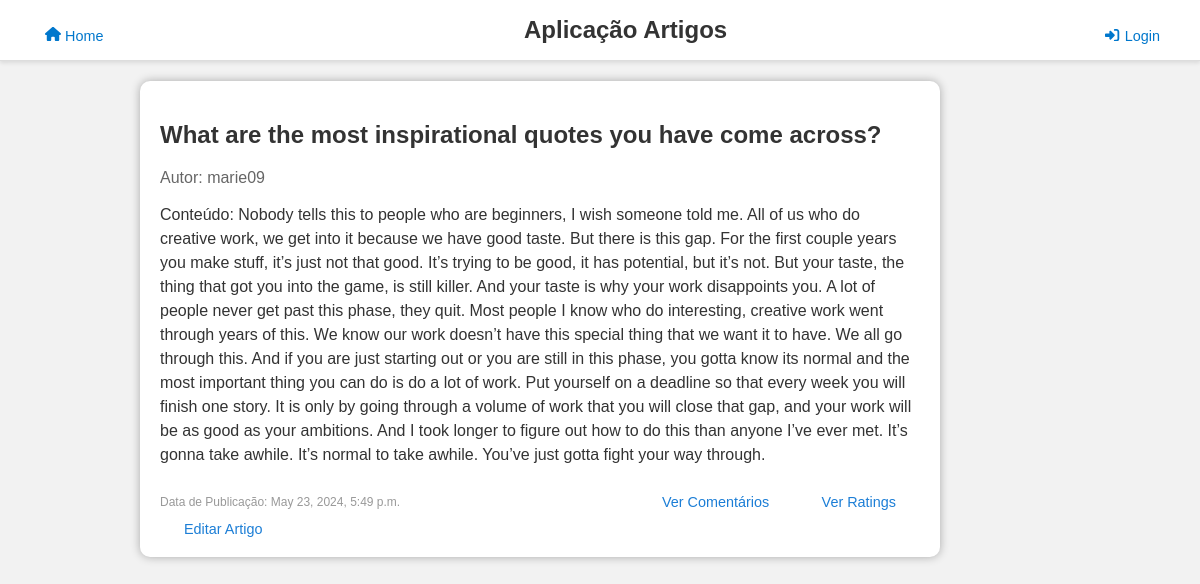
/artigos/artigo_details/4/, run on the app's committed database.
### artigos/models.py (models this page shows)
class Artigo(models.Model):
    autor = models.ForeignKey(User, on_delete=models.CASCADE,related_name='artigos')
    titulo = models.CharField(max_length=200)
    conteudo = models.TextField()
    data_publicacao = models.DateTimeField(auto_now_add=True)
    def __str__(self):
        return self.titulo

### artigos/views.py (the view)
# urls.py: path('artigo_details/<int:artigo_id>/', views.artigo_details_view, name='artigoDetails'),
def artigo_details_view(request,artigo_id):
    artigo=Artigo.objects.get(id=artigo_id)
    autor=Artigo.objects.get(id=artigo_id).autor
    contexto={'artigo':artigo,'autor':autor}
    return render(request,"artigos/artigoDetails.html",contexto)

### artigos/templates/artigos/artigoDetails.html (shortened to what this page needs)
{% extends 'artigos/layout.html' %}
{% block content %}
    <div class="article-content">
        <div class="article">
            <h2 class="article-title">{{ artigo }}</h2>
            <p class="article-author">Autor: {{ autor.username }}</p>
            <p class="article-text">Conteúdo: {{ artigo.conteudo }}</p>
            <div class="article-links">
                <p>Data de Publicação: {{ artigo.data_publicacao }}</p>
                <div>
                    <a href="{% url 'artigos:comentarios' artigo.id %}">Ver Comentários</a>
                    <a href="{% url 'artigos:ratings' artigo.id %}">Ver Ratings</a>
                </div>
            </div>
            <a href="{% url 'artigos:edita_artigo' artigo.id %}" class="edit-link">Editar Artigo</a>
        </div>
    </div>
{% endblock %}

### data on the page
Artigo: titulo "What are the most inspirational quotes you have come across?", conteudo "Nobody tells this to people who are beginners, I wish someone told me. All of us who do creative work, we get into it because we have good taste. But there is this gap. For the first couple years you make stuff, it’s just not that good. It’s trying to be good, it has potential, but it’s not. But your taste, the thing that got you into the game, is still killer. And your taste is why your work disappoints you. A lot of people never get past this phase, they quit. Most people I know who do interesting, creative work went through years of this. We know our work doesn’t have this special thing that we want it to have. We all go through this. And if you are just starting out or you are still in…", data_publicacao "May 23, 2024, 5:49 p.m."

### other printed values
{{ autor.username }} "marie09"
